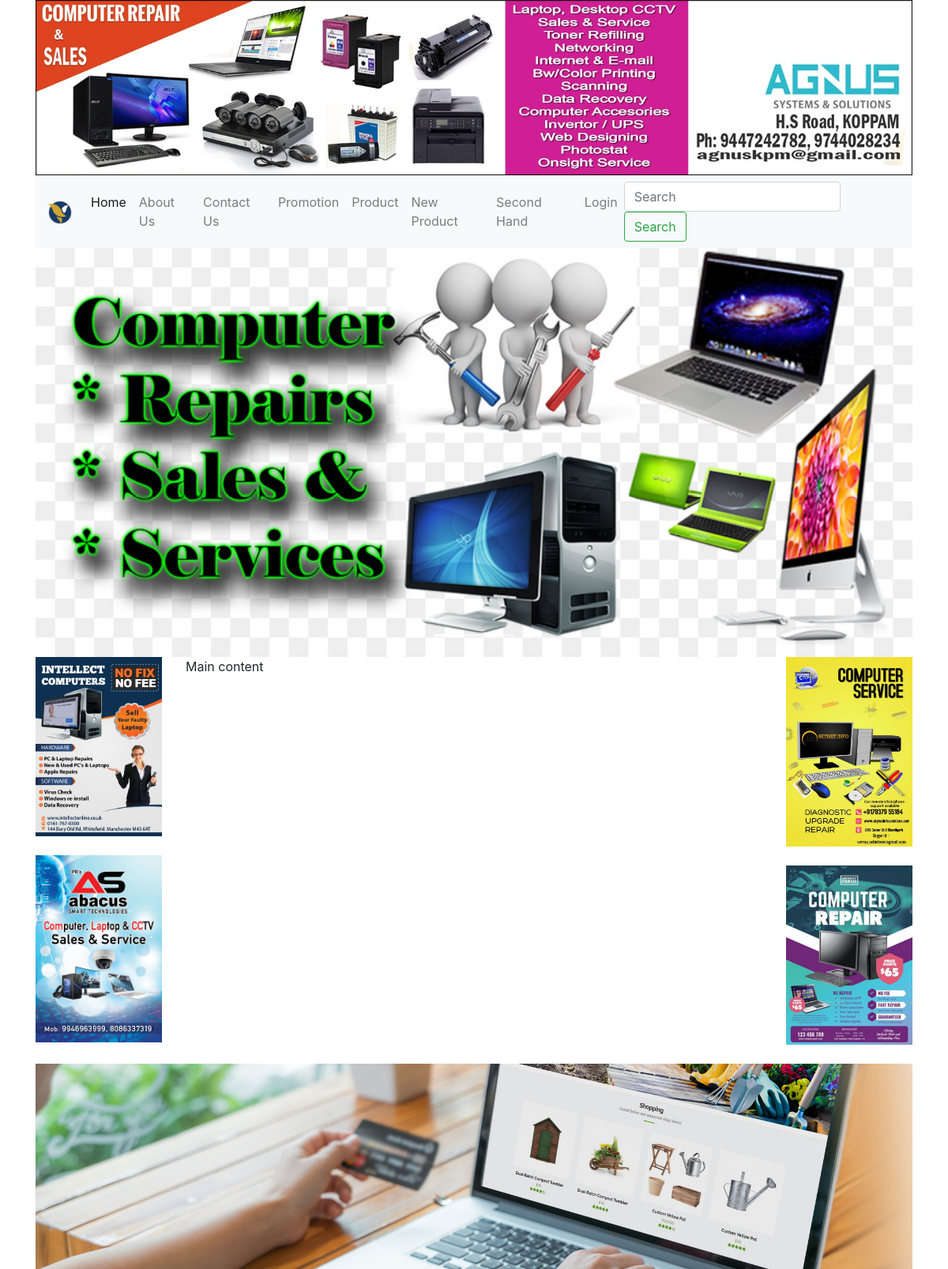
The app's page /index/ with its own data.
### accounts/models.py (models this page shows, shortened)
class Image(models.Model):
    ImageName = models.CharField(max_length=200, null=True)
    ImageURL = models.ImageField(upload_to='images/',null=True,blank=True)
    ImageLink = models.CharField(max_length=200, null=True)
    ImageTypeID = models.ForeignKey(ImageType, on_delete=models.CASCADE, null=True)
    Active = models.CharField(max_length=200, null=True)
    ImageDate = models.DateTimeField(auto_now_add=True, null=True)

class Menu(models.Model):
    MenuNameKH = models.CharField(max_length=200, null=True)
    MenuNameEN = models.CharField(max_length=200, null=True)
    OrderBy = models.IntegerField(blank=True,null=True)
    CreatedDate = models.DateTimeField(auto_now_add=True, null=True)

### accounts/views.py (the view)
# urls.py: path('index/', views.index),
def index(request):
    DTOImageBanner = Image.objects.filter(ImageTypeID = 1)
    DTOImageLogo = Image.objects.filter(ImageTypeID =2 )
    DTOImageSlideShow = Image.objects.filter(ImageTypeID = 3)
    DTOSidebarLeft = Image.objects.filter(ImageTypeID = 4)
    DTOSIdebarRight = Image.objects.filter(ImageTypeID = 6)
    DTOFooter = Image.objects.filter(ImageTypeID = 7)
    DTOMenu= Menu.objects.all()
    context = {
        'DTOImageBanners' : DTOImageBanner,
        'DTOImageLogos' : DTOImageLogo,
        'DTOImageSlideShows' : DTOImageSlideShow,
        'DTOSidebarLefts' : DTOSidebarLeft,
        'DTOSIdebarRights' : DTOSIdebarRight,
        'DTOFooters' : DTOFooter,
        'DTOMenus': DTOMenu,
    }
    return render(request, 'accounts/index.html', context)

### accounts/templates/accounts/index.html (shortened to what this page needs)
{% load static %}
<!DOCTYPE html>
<html lang="en">
<head>
  {% include 'accounts/head.html' %}
</head>
<body>
  <div class="container">
    {% include 'accounts/banner.html'%}
    {% include 'accounts/menu.html'%}
    {% include 'accounts/SlideShow.html'%}
    <div class="row">
      {% include 'accounts/sidebarleft.html' %}
      <div class="col-lg-8">
        Main content
      </div>
      {% include 'accounts/sidebarright.html' %}
    </div>
    {% include 'accounts/Footer.html' %}
  </div>
</body>
</html>

### accounts/templates/accounts/banner.html
{% load static %}
<div class="row">
    <div class="col -lg-12">
      {% for DTOImageBanner in DTOImageBanners %}
        <img src="{% static DTOImageBanner.ImageURL %}" width="100%">
      {% endfor%}
    </div>
</div>

### accounts/templates/accounts/menu.html (shortened to what this page needs)
{% load static %}
<div class="row">
    <div class="col -lg-12">
      <nav class="navbar navbar-expand-lg navbar-light bg-light">
        <a class="navbar-brand" href="#">
            {% for DTOImageLogo in DTOImageLogos %}
                <img src="{% static DTOImageLogo.ImageURL %}" width="30">
            {% endfor %}
        </a>
        <div class="collapse navbar-collapse" id="navbarSupportedContent">
            <ul class="navbar-nav mr-auto">
                <li class="nav-item active">
                    <a class="nav-link" href="#">Home <span class="sr-only">(current)</span></a>
                </li>
                {% for DTOMenu in DTOMenus%}
                    <li class="nav-item">
                        <a class="nav-link" href=" {% url 'MenuDetailMethod' DTOMenu.id %} ">{{DTOMenu.MenuNameEN}}</a>
                    </li>
                {% endfor %}
                <li class="nav-item">
                    <a class="nav-link" href="#">Login</a>
                </li>
            </ul>
            <form class="form-inline my-2 my-lg-0">
                <input class="form-control mr-sm-2" type="search" placeholder="Search" aria-label="Search">
                <button class="btn btn-outline-success my-2 my-sm-0" type="submit">Search</button>
            </form>
        </div>
      </nav>
    </div>
  </div>

### accounts/templates/accounts/SlideShow.html (shortened to what this page needs)
{% load static %}
<div class="row">
    <div class="col -lg-12">
      <div id="carouselExampleIndicators" class="carousel slide" data-ride="carousel">
        <ol class="carousel-indicators">
            <li data-target="#carouselExampleIndicators" data-slide-to="0" class="active"></li>
            <li data-target="#carouselExampleIndicators" data-slide-to="1"></li>
            <li data-target="#carouselExampleIndicators" data-slide-to="2"></li>
        </ol>
        <div class="carousel-inner">
            {% for DTOImageSlideShow in DTOImageSlideShows %}
            <div class="carousel-item {{ DTOImageSlideShow.Active }}">
                <img class="d-block w-100" src="{% static DTOImageSlideShow.ImageURL %}" alt="First slide">
            </div>
            {% endfor %}
        </div>
        <a class="carousel-control-prev" href="#carouselExampleIndicators" role="button" data-slide="prev">
            <span class="carousel-control-prev-icon" aria-hidden="true"></span>
        </a>
        <a class="carousel-control-next" href="#carouselExampleIndicators" role="button" data-slide="next">
            <span class="carousel-control-next-icon" aria-hidden="true"></span>
        </a>
      </div>
    </div>
  </div>

### accounts/templates/accounts/sidebarleft.html
{% load static %}
<div class="col-lg-2">
    {% for DTOSidebarLeft in DTOSidebarLefts %}
        <img src="{% static DTOSidebarLeft.ImageURL %}" width="100%"><br><br>
    {% endfor %}
</div>

### accounts/templates/accounts/sidebarright.html
{% load static %}
<div class="col-lg-2">
    {% for DTOSIdebarRight in DTOSIdebarRights %}
        <img src="{% static DTOSIdebarRight.ImageURL %}" width="100%"><br><br>
    {% endfor %}
</div>

### accounts/templates/accounts/Footer.html
{% load static %}
<div class="row">
    <div class="col -lg-12">
      {% for DTOFooter in DTOFooters%}
        <img src="{% static DTOFooter.ImageURL %}" width="100%">
      {% endfor %}
    </div>
</div>

### records on screen
Image: ImageURL (picture)
Image: ImageURL (picture)
Menu: MenuNameEN "About Us"
Menu: MenuNameEN "Contact Us"
Menu: MenuNameEN "Promotion"
Menu: MenuNameEN "Product"
Menu: MenuNameEN "New Product"
Menu: MenuNameEN "Second Hand"
Image: ImageURL (picture)
Image: ImageURL (picture)
Image: ImageURL (picture)
Image: ImageURL (picture)
Image: ImageURL (picture)
Image: ImageURL (picture)
